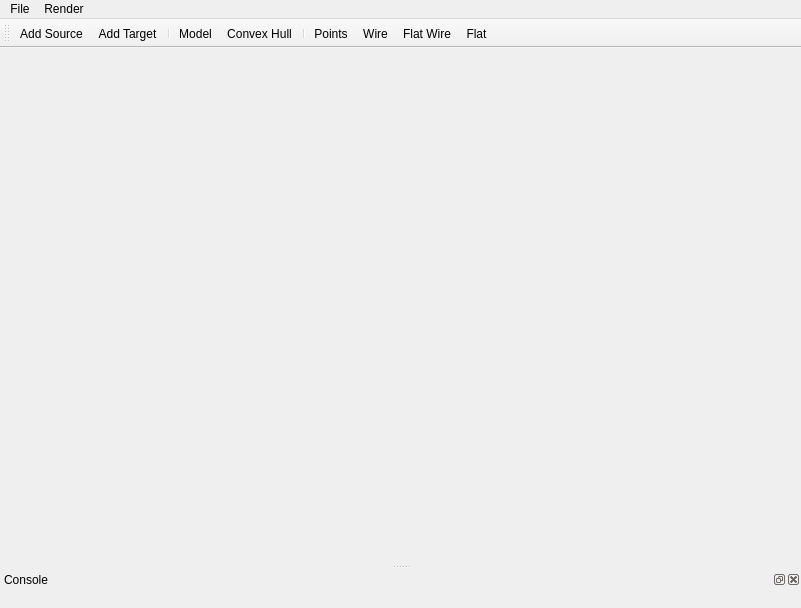
<?xml version="1.0" encoding="UTF-8"?>
<ui version="4.0">
 <class>tgMainWindowClass</class>
 <widget class="QMainWindow" name="tgMainWindowClass">
  <property name="geometry">
   <rect>
    <x>0</x>
    <y>0</y>
    <width>801</width>
    <height>608</height>
   </rect>
  </property>
  <property name="windowTitle">
   <string>tgMainWindow</string>
  </property>
  <widget class="QWidget" name="centralWidget"/>
  <widget class="QMenuBar" name="menuBar">
   <property name="geometry">
    <rect>
     <x>0</x>
     <y>0</y>
     <width>801</width>
     <height>21</height>
    </rect>
   </property>
   <widget class="QMenu" name="menuFile">
    <property name="title">
     <string>File</string>
    </property>
    <addaction name="actionAdd_Source"/>
    <addaction name="actionAdd_Target"/>
   </widget>
   <widget class="QMenu" name="menuRender">
    <property name="title">
     <string>Render</string>
    </property>
    <widget class="QMenu" name="menuObject">
     <property name="title">
      <string>Object</string>
     </property>
     <addaction name="actionShow_Model"/>
     <addaction name="actionShow_ConvexHull"/>
    </widget>
    <widget class="QMenu" name="menuMode">
     <property name="title">
      <string>Mode</string>
     </property>
     <addaction name="actionRender_Points"/>
     <addaction name="actionRender_Wire"/>
     <addaction name="actionRender_FlatWire"/>
     <addaction name="actionRender_Flat"/>
    </widget>
    <addaction name="menuObject"/>
    <addaction name="menuMode"/>
   </widget>
   <addaction name="menuFile"/>
   <addaction name="menuRender"/>
  </widget>
  <widget class="QToolBar" name="mainToolBar">
   <property name="windowTitle">
    <string>Toolbar</string>
   </property>
   <attribute name="toolBarArea">
    <enum>TopToolBarArea</enum>
   </attribute>
   <attribute name="toolBarBreak">
    <bool>false</bool>
   </attribute>
   <addaction name="actionAdd_Source"/>
   <addaction name="actionAdd_Target"/>
   <addaction name="separator"/>
   <addaction name="actionShow_Model"/>
   <addaction name="actionShow_ConvexHull"/>
   <addaction name="separator"/>
   <addaction name="actionRender_Points"/>
   <addaction name="actionRender_Wire"/>
   <addaction name="actionRender_FlatWire"/>
   <addaction name="actionRender_Flat"/>
  </widget>
  <widget class="QStatusBar" name="statusBar">
   <property name="sizeGripEnabled">
    <bool>false</bool>
   </property>
  </widget>
  <widget class="QDockWidget" name="dockWidgetConsole">
   <property name="windowTitle">
    <string>Console</string>
   </property>
   <attribute name="dockWidgetArea">
    <number>8</number>
   </attribute>
   <widget class="QWidget" name="dockWidgetContents"/>
  </widget>
  <action name="actionAdd_Source">
   <property name="icon">
    <iconset resource="tgMainWindow.qrc">
     <normaloff>:/tgMainWindow/Resources/add.png</normaloff>:/tgMainWindow/Resources/add.png</iconset>
   </property>
   <property name="text">
    <string>Add Source</string>
   </property>
   <property name="toolTip">
    <string>Add Source</string>
   </property>
  </action>
  <action name="actionAdd_Target">
   <property name="icon">
    <iconset resource="tgMainWindow.qrc">
     <normaloff>:/tgMainWindow/Resources/add.png</normaloff>:/tgMainWindow/Resources/add.png</iconset>
   </property>
   <property name="text">
    <string>Add Target</string>
   </property>
   <property name="toolTip">
    <string>Add Target</string>
   </property>
  </action>
  <action name="actionRender_Points">
   <property name="checkable">
    <bool>true</bool>
   </property>
   <property name="text">
    <string>Points</string>
   </property>
   <property name="toolTip">
    <string>Render Points</string>
   </property>
  </action>
  <action name="actionRender_Flat">
   <property name="checkable">
    <bool>true</bool>
   </property>
   <property name="text">
    <string>Flat</string>
   </property>
  </action>
  <action name="actionRender_Wire">
   <property name="checkable">
    <bool>true</bool>
   </property>
   <property name="text">
    <string>Wire</string>
   </property>
   <property name="toolTip">
    <string>Render Wire</string>
   </property>
  </action>
  <action name="actionRender_FlatWire">
   <property name="checkable">
    <bool>true</bool>
   </property>
   <property name="text">
    <string>Flat Wire</string>
   </property>
   <property name="toolTip">
    <string>Render Flat Wire</string>
   </property>
  </action>
  <action name="actionShow_Model">
   <property name="checkable">
    <bool>true</bool>
   </property>
   <property name="text">
    <string>Model</string>
   </property>
  </action>
  <action name="actionShow_ConvexHull">
   <property name="checkable">
    <bool>true</bool>
   </property>
   <property name="text">
    <string>Convex Hull</string>
   </property>
  </action>
 </widget>
 <layoutdefault spacing="6" margin="11"/>
 <resources>
  <include location="tgMainWindow.qrc"/>
 </resources>
 <connections/>
</ui>
